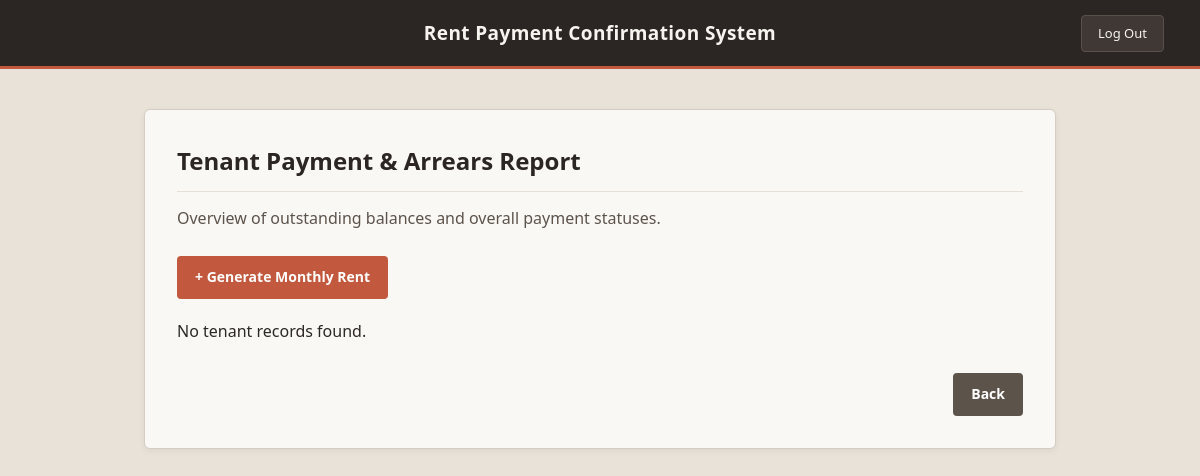
The app's page /report.php (signed in), older data.
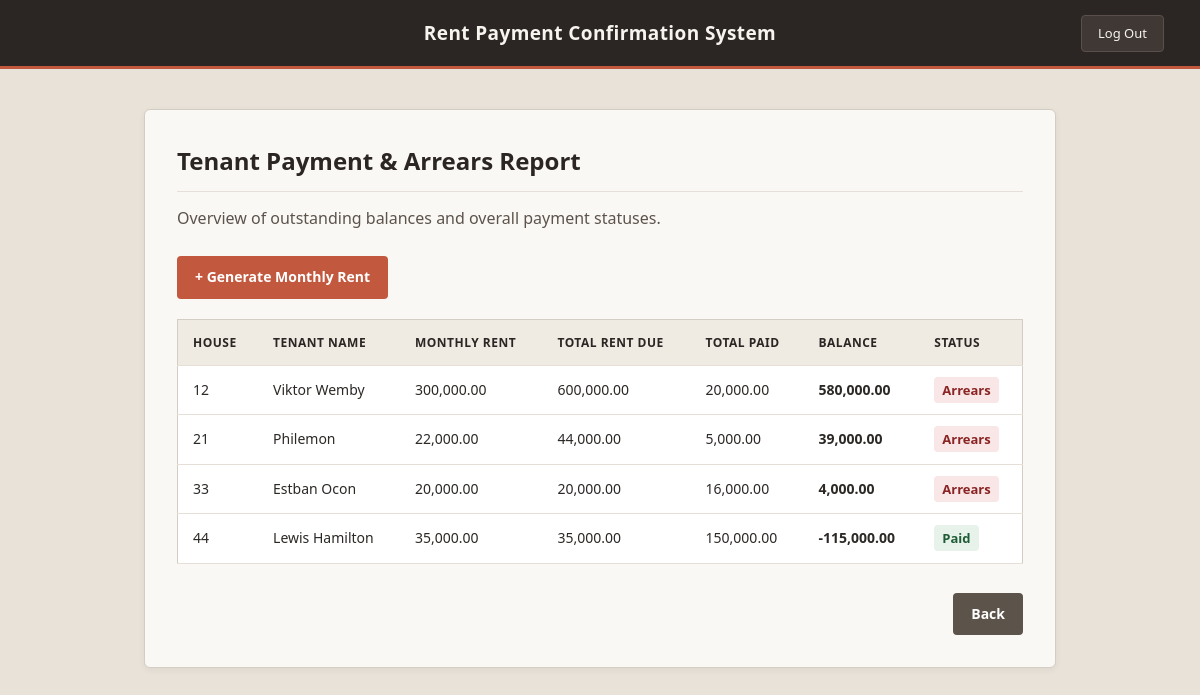
The same page, newer data.
### tables this page shows
CREATE TABLE `tenant` (
  `tenant_id` int(11) NOT NULL,
  `user_id` int(11) NOT NULL,
  `house_number` varchar(20) NOT NULL,
  `expected_monthly_rent` decimal(10,2) NOT NULL,
  `is_active` tinyint(1) NOT NULL DEFAULT 1
);

### report.php (the view, shortened to what this page needs)
<?php
require_once __DIR__ . '/config/db.php';
$sql = "SELECT tenant_id, full_name, house_number, expected_monthly_rent,
               total_rent_due, total_paid, outstanding_balance, payment_status
        FROM v_paid_arrears_report
        ORDER BY house_number ASC";
$stmt = $pdo->query($sql);
$reports = $stmt->fetchAll();
require_once __DIR__ . '/includes/header.php';
?>
<div class="card">
    <h2>Tenant Payment & Arrears Report</h2>
    <p style="margin-bottom: 20px; color: #5c534b;">Overview of outstanding balances and overall payment statuses.</p>
    <div style="margin-bottom: 20px;">
        <a href="generate_monthly_rent.php" class="btn-action">+ Generate Monthly Rent</a>
    </div>
    <?php if (count($reports) > 0): ?>
        <table class="data-table">
            <thead>
                <tr>
                    <th>House</th>
                    <th>Tenant Name</th>
                    <th>Monthly Rent</th>
                    <th>Total Rent Due</th>
                    <th>Total Paid</th>
                    <th>Balance</th>
                    <th>Status</th>
                </tr>
            </thead>
            <tbody>
                <?php foreach ($reports as $row): ?>
                <tr>
                    <td><?php echo htmlspecialchars($row['house_number']); ?></td>
                    <td><?php echo htmlspecialchars($row['full_name']); ?></td>
                    <td><?php echo number_format($row['expected_monthly_rent'], 2); ?></td>
                    <td><?php echo number_format($row['total_rent_due'], 2); ?></td>
                    <td><?php echo number_format($row['total_paid'], 2); ?></td>
                    <td>
                        <strong>
                            <?php echo number_format($row['outstanding_balance'], 2); ?>
                        </strong>
                    </td>
                    <td>
                        <?php if ($row['payment_status'] === 'Paid'): ?>
                            <span style="color: #1f5c35; background-color: #e6f2ea; padding: 4px 8px; border-radius: 4px; font-weight: bold; font-size: 13px;">Paid</span>
                        <?php else: ?>
                            <span style="color: #8a2424; background-color: #f9e6e6; padding: 4px 8px; border-radius: 4px; font-weight: bold; font-size: 13px;">Arrears</span>
                        <?php endif; ?>
                    </td>
                </tr>
                <?php endforeach; ?>
            </tbody>
        </table>
    <?php else: ?>
        <p>No tenant records found.</p>
    <?php endif; ?>
    <div style="margin-top: 24px; display: flex; justify-content: flex-end;">
        <a href="dashboard.php" class="btn-action btn-secondary" style="margin-right: 0;">Back</a>
    </div>
</div>
<?php require_once __DIR__ . '/includes/footer.php'; ?>

Row changes from the older to the newer data that the page shows:
added tenant: house_number "12", full_name "Viktor Wemby", expected_monthly_rent "300,000.00", total_rent_due "600,000.00", total_paid "20,000.00", outstanding_balance "580,000.00", shows "Arrears"
added tenant: house_number "21", full_name "Philemon", expected_monthly_rent "22,000.00", total_rent_due "44,000.00", total_paid "5,000.00", outstanding_balance "39,000.00", shows "Arrears"
added tenant: house_number "33", full_name "Estban Ocon", expected_monthly_rent "20,000.00", total_rent_due "20,000.00", total_paid "16,000.00", outstanding_balance "4,000.00", shows "Arrears"
added tenant: house_number "44", full_name "Lewis Hamilton", expected_monthly_rent "35,000.00", total_rent_due "35,000.00", total_paid "150,000.00", outstanding_balance "-115,000.00", shows "Paid"
Text that changed along with them:
text no longer shown: "No tenant records found."
text now shown: "HOUSE TENANT NAME MONTHLY RENT TOTAL RENT DUE TOTAL PAID BALANCE STATUS"
